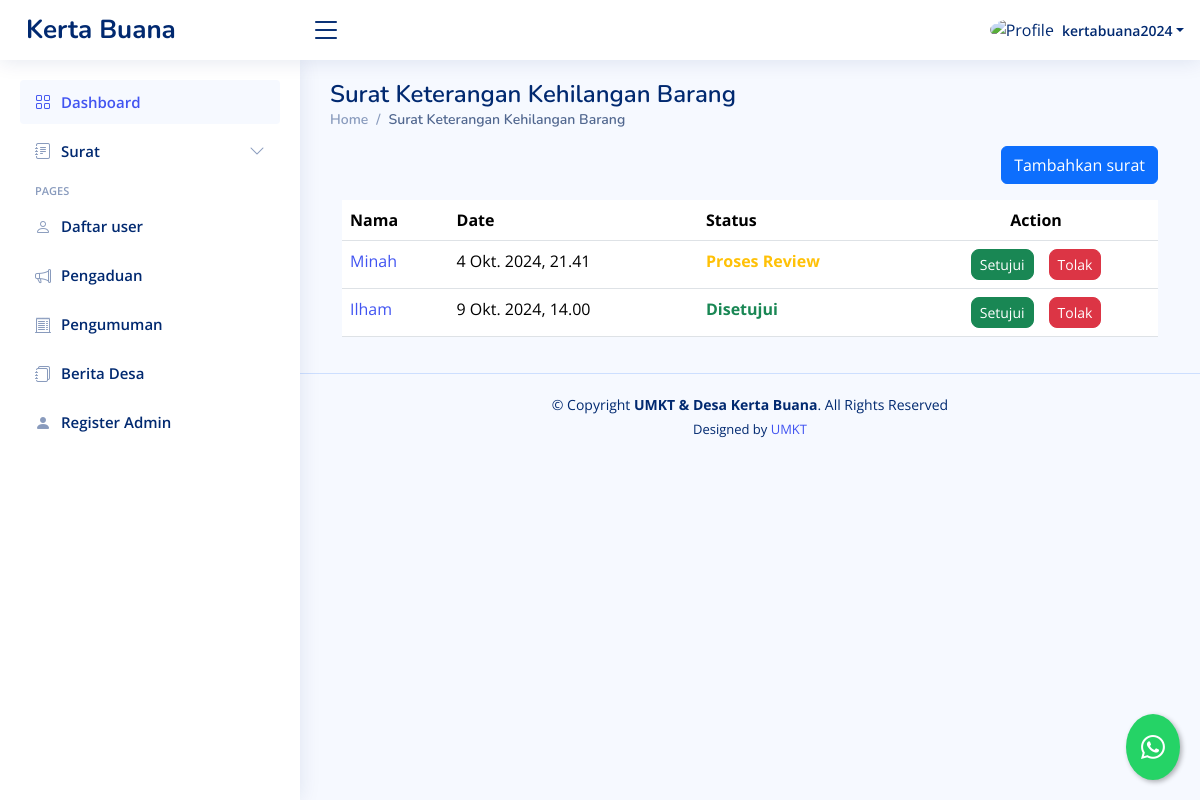
/dashboard/suket-kehilangan/ (signed in), run on the app's committed database.
### dashboard/models.py (models this page shows, shortened)
class SuketKehilangan(models.Model):
    STATUS_CHOICES = [
        ('review', 'Proses Review'),
        ('approved', 'Disetujui'),
        ('rejected', 'Ditolak'),
    ]
    penulis = models.ForeignKey(User, on_delete=models.CASCADE, blank=True, null=True)
    nama = models.CharField(max_length=255)
    jenis_kelamin = models.CharField(max_length=255)
    umur = models.CharField(max_length=255)
    alamat = models.CharField(max_length=255)
    pekerjaan = models.CharField(max_length=255)
    harikehilangan = models.CharField(max_length=255,blank=True, null=True)
    barang1 = models.CharField(max_length=255)
    barang2 = models.CharField(max_length=255)
    barang3 = models.CharField(max_length=255)
    tempat1 = models.CharField(max_length=255)
    tempat2 = models.CharField(max_length=255)
    date = models.DateTimeField(default=timezone.now, blank=True)
    status = models.CharField(max_length=20, choices=STATUS_CHOICES, default='review')

### dashboard/views.py (the view, shortened to what this page needs)
# urls.py: path("suket-kehilangan/",suketkehilangan,  name="suketkehilangan"),
@login_required
def suketkehilangan(request):
    template_name = "backend/suketkehilangan.html"
    suket = SuketKehilangan.objects.all()
    private =SuketKehilangan.objects.filter(penulis=request.user)
    context = {
        "suket": suket,
        'private':private
    }
    return render(request, template_name, context)

### templates/backend/suketkehilangan.html (shortened to what this page needs)
{% extends "backend/base_ui.html" %} {% load static %} {% load custom_filters %}
{% block konten %}
<div>
  <div class="pagetitle">
    <h1>Surat Keterangan Kehilangan Barang</h1>
    <nav>
      <ol class="breadcrumb">
        <li class="breadcrumb-item">
          <a href="{% url 'dashboard' %}">Home</a>
        </li>
        <li class="breadcrumb-item active">
          Surat Keterangan Kehilangan Barang
        </li>
      </ol>
    </nav>
  </div>
  {% if value %}
  <div class="card">
    <div class="card-body">
      <h5 class="card-title">Surat Keterangan Kehilangan Barang</h5>
      <form method="post" action="{% url 'edit_suketkehilangan' value.id %}">
        {% csrf_token %}
        <div class="row mb-3">
          <label for="inputNama" class="col-sm-2 col-form-label">Nama</label>
          <div class="col-sm-10">
            <input
              type="text"
              class="form-control"
              name="inputNama"
              value="{{ value.nama }}"
              required
            />
          </div>
        </div>
        <div class="row mb-3">
          <label class="col-sm-2 col-form-label">Jenis Kelamin</label>
          <div class="col-sm-10">
            <select class="form-select" name="inputjk">
              <option selected>Pilih jenis kelamin</option>
              {% if value.jenis_kelamin == "Laki-laki" %}
              <option value="Laki-laki" selected>Laki-laki</option>
              <option value="Perempuan">Perempuan</option>
              {% else %}
              <option value="Laki-laki">Laki-laki</option>
              <option value="Perempuan" selected>Perempuan</option>
              {% endif %}
            </select>
          </div>
        </div>
        <div class="row mb-3">
          <label for="inputUmur" class="col-sm-2 col-form-label">umur</label>
          <div class="col-sm-10">
            <input
              type="text"
              class="form-control"
              name="inputUmur"
              value="{{ value.umur }}"
              required
            />
          </div>
        </div>
        <div class="row mb-3">
          <label for="inputPekerjaan" class="col-sm-2 col-form-label"
            >Pekerjaan</label
          >
          <div class="col-sm-10">
            <input
              type="text"
              class="form-control"
              name="inputPekerjaan"
              value="{{ value.pekerjaan }}"
              required
            />
          </div>
        </div>
        <div class="row mb-3">
          <label for="inputAlamat" class="col-sm-2 col-form-label"
            >Alamat</label
          >
          <div class="col-sm-10">
            <input
              type="text"
              class="form-control"
              name="inputAlamat"
              value="{{ value.alamat }}"
              required
            />
          </div>
        </div>
        <p class="text-secondary">Barang Hilang</p>
        <div class="row mb-3">
          <label for="inputBarang1" class="col-sm-2 col-form-label"
            >Barang 1</label
          >
          <div class="col-sm-10">
            <input
              type="text"
              class="form-control"
              name="inputBarang1"
              value="{{ value.barang1 }}"
            />
          </div>
        </div>
        <div class="row mb-3">
          <label for="inputBarang2" class="col-sm-2 col-form-label"
            >Barang 2</label
          >
          <div class="col-sm-10">
            <input
              type="text"
              class="form-control"
              name="inputBarang2"
              value="{{ value.barang2 }}"
            />
          </div>
        </div>
        <div class="row mb-3">
          <label for="inputBarang3" class="col-sm-2 col-form-label"
            >Barang 3</label
          >
          <div class="col-sm-10">
            <input
              type="text"
              class="form-control"
              name="inputBarang3"
              value="{{ value.barang3 }}"
            />
          </div>
        </div>
        <p class="text-secondary">Perkiraan tempat tercecer dari</p>
        <div class="row mb-3">
          <label for="inputTempat1" class="col-sm-2 col-form-label"
            >Tempat 1</label
          >
          <div class="col-sm-10">
            <input
              type="text"
              class="form-control"
              name="inputTempat1"
              value="{{ value.tempat1 }}"
            />
          </div>
        </div>
        <div class="row mb-3">
          <label for="inputTempat2" class="col-sm-2 col-form-label"
            >Tempat 2</label
          >
          <div class="col-sm-10">
            <input
              type="text"
              class="form-control"
              name="inputTempat2"
              value="{{ value.tempat2 }}"
            />
          </div>
        </div>
        <div class="row mb-3">
          <label for="inputTtl" class="col-sm-2 col-form-label"
            >Hari Kehilangan</label
          >
          <div class="col-sm-10">
            <input
              type="text"
              class="form-control"
              name="inputHariKehilangan"
              value="{{ value.harikehilangan }}"
              placeholder="contoh: Senin, 01 Januari 2020"
              required
            />
          </div>
        </div>
        <div class="row mb-3">
          <label class="col-sm-2 col-form-label">Submit Here</label>
          <div class="col-sm-10">
            <a href="{% url 'suketkehilangan' %}">
              <button class="btn btn-secondary">Cancel</button>
            </a>
            <button type="submit" class="btn btn-primary">Submit</button>
          </div>
        </div>
      </form>
    </div>
  </div>
  {% else %}
  <div class="container-fluid">
    <div class="d-flex justify-content-end mb-3">
      <button
        type="button"
        class="btn btn-primary"
        data-bs-toggle="modal"
        data-bs-target="#formModal"
      >
        Tambahkan surat
      </button>
    </div>
    <div class="table-responsive">
      <table class="table datatable">
        <thead>
          <tr>
            <th>Nama</th>
            <th data-type="date" data-format="YYYY/DD/MM">Date</th>
            <th>Status</th>
            <th class="text-center">Action</th>
          </tr>
        </thead>
        <tbody>
          {% if user.is_superuser %} {% for surat in suket %}
          <tr>
            <td>
              <a href="{% url 'detail_suketkehilangan' surat.id %}"
                >{{ surat.nama }}</a
              >
            </td>
            <td>{{ surat.date }}</td>
            {% if surat.status == 'review' %}
            <td class="text-warning fw-bold">Proses Review</td>
            {% elif surat.status == 'approved' %}
            <td class="text-success fw-bold">Disetujui</td>
            {% elif surat.status == 'rejected' %}
            <td class="text-danger fw-bold">Ditolak</td>
            {% endif %} {% if user.is_superuser %}
            <td class="text-center">
              <div
                class="btn-group gap-3"
                role="group"
                aria-label="Action buttons"
              >
                <button type="button" class="btn btn-success btn-sm rounded-3">
                  <a
                    href="{% url 'setujui_suketkehilangan' surat.id %}"
                    class="text-decoration-none text-white"
                    >Setujui</a
                  >
                </button>
                <button type="button" class="btn btn-danger btn-sm rounded-3">
                  <a
                    href="{% url 'tolak_suketkehilangan' surat.id %}"
                    class="text-decoration-none text-white"
                    >Tolak</a
                  >
                </button>
              </div>
            </td>
            {% endif %}
          </tr>
          {% endfor %} {% endif %}
        </tbody>
      </table>
    </div>
  </div>
  {% endif %}
</div>
{% endblock konten %}

### templates/backend/base_ui.html (shortened to what this page needs)
{% load static %}
<!DOCTYPE html>
<html lang="en">
  <head>
    <link
      href="{% static 'backend/vendor/bootstrap/css/bootstrap.min.css'%}"
      rel="stylesheet"
    />
    <link
      href="{% static 'backend/vendor/bootstrap-icons/bootstrap-icons.css'%}"
      rel="stylesheet"
    />
    <link
      href="{% static 'backend/vendor/boxicons/css/boxicons.min.css'%}"
      rel="stylesheet"
    />
    <link
      href="{% static 'backend/vendor/quill/quill.snow.css'%}"
      rel="stylesheet"
    />
    <link
      href="{% static 'backend/vendor/quill/quill.bubble.css'%}"
      rel="stylesheet"
    />
    <link
      href="{% static 'backend/vendor/remixicon/remixicon.css'%}"
      rel="stylesheet"
    />
    <link
      href="{% static 'backend/vendor/simple-datatables/style.css'%}"
      rel="stylesheet"
    />
    <link href="{% static 'backend/css/style.css'%}" rel="stylesheet" />
  </head>
  <body>
    <header id="header" class="header fixed-top d-flex align-items-center">
      <div class="d-flex align-items-center justify-content-between">
        <a href="{% url 'welcome'%}" class="logo d-flex align-items-center">
          <span class="d-none d-lg-block">Kerta Buana</span>
        </a>
        <i class="bi bi-list toggle-sidebar-btn"></i>
      </div>
      <nav class="header-nav ms-auto">
        <ul class="d-flex align-items-center">
          <li class="nav-item dropdown pe-3">
            <a
              class="nav-link nav-profile d-flex align-items-center pe-0"
              href="#"
              data-bs-toggle="dropdown"
            >
              {% if user.is_superuser %}
              <img
                src="{% static 'backend/img/orang.png'%}"
                alt="Profile"
                class="rounded-circle"
              />
              {% else %}
              <img
                src="{% static 'backend/img/family.png'%}"
                alt="Profile"
                class="rounded-circle"
              />
              {% endif %}
              <span class="d-none d-md-block dropdown-toggle ps-2"
                >{{request.user.username}}</span
              > </a
            >
          </li>
        </ul>
      </nav>
    </header>
    <aside id="sidebar" class="sidebar">
      <ul class="sidebar-nav" id="sidebar-nav">
        <li class="nav-item">
          <a class="nav-link" href="{% url 'dashboard'%}">
            <i class="bi bi-grid"></i>
            <span>Dashboard</span>
          </a>
        </li>
        {% if user.is_superuser %}
        <li class="nav-item">
          <a
            class="nav-link collapsed"
            data-bs-target="#forms-nav"
            data-bs-toggle="collapse"
            href="#"
          >
            <i class="bi bi-journal-text"></i><span>Surat</span
            ><i class="bi bi-chevron-down ms-auto"></i>
          </a>
        </li>
        {% endif %}
        {% if user.is_superuser %}
        <li class="nav-heading">Pages</li>
        <li class="nav-item">
          <a class="nav-link collapsed" href="{% url 'daftar_user' %}">
            <i class="bi bi-person"></i>
            <span>Daftar user</span>
          </a>
        </li>
        <li class="nav-item">
          <a class="nav-link collapsed" href="{% url 'pengaduan_asing' %}">
            <i class="bi bi-megaphone"></i>
            <span>Pengaduan</span>
          </a>
        </li>
        <li class="nav-item">
          <a class="nav-link collapsed" href=" {% url 'pengumuman' %} ">
            <i class="bi bi-receipt-cutoff"></i>
            <span>Pengumuman</span>
          </a>
        </li>
        <li class="nav-item">
          <a class="nav-link collapsed" href=" {% url 'blog' %} ">
            <i class="bi bi-journals"></i>
            <span>Berita Desa</span>
          </a>
        </li>
        <li class="nav-item">
          <a class="nav-link collapsed" href="{% url 'register_super_admin' %}">
            <i class="bi bi-person-fill"></i>
            <span>Register Admin</span>
          </a>
        </li>
        {% endif %}
      </ul>
    </aside>
    <main id="main" class="main">
      {% block konten %}{% endblock konten %}
    </main>
    <footer id="footer" class="footer">
      <div class="copyright">
        &copy; Copyright <strong><span>UMKT & Desa Kerta Buana</span></strong
        >. All Rights Reserved
      </div>
      <div class="credits">
        Designed by <a href="https://www.umkt.ac.id/">UMKT</a>
      </div>
    </footer>
    <a
      href="https://wa.me/6281234567890?text=Halo,%20saya%20butuh%20bantuan"
      class="whatsapp-float"
      target="_blank"
      title="Hubungi kami via WhatsApp"
    >
      <i class="bi bi-whatsapp"></i>
    </a>
  </body>
</html>

### data on the page
SuketKehilangan: nama "Minah", date "4 Okt. 2024, 21.41", status "Proses Review"
SuketKehilangan: nama "Ilham", date "9 Okt. 2024, 14.00", status "Disetujui"

### other printed values
{{ request.user.username }} "kertabuana2024"
